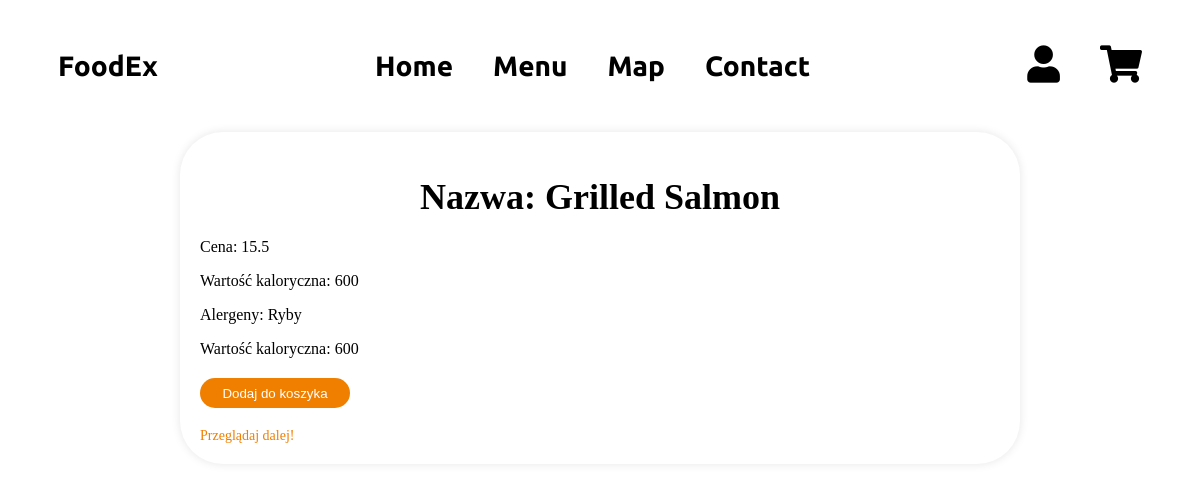
/product.php?id=2, run on the app's committed database.
### tables this page shows
CREATE TABLE `dania` (
  `id` int(11) NOT NULL,
  `Nazwa` text DEFAULT NULL,
  `Cena` float DEFAULT NULL,
  `w_kaloryczna` int(11) NOT NULL,
  `alergeny` varchar(255) NOT NULL,
  `src` varchar(255) NOT NULL
);

### product.php (the view, shortened to what this page needs)
<!DOCTYPE html>
<html lang="en">
<head>
</head>
<body>
    <?php
require_once "nav.php";
    ?>
    <div class="container">
        <?php
        require_once "connection.php";
        if (isset($_GET['id'])) {
            $id = $_GET['id'];
            $sql = "SELECT * FROM `dania` WHERE `id` = $id";
            $result = $connection->query($sql);
            if ($row = $result->fetch_assoc()) {
                echo "<h1>Nazwa: " . $row['Nazwa'] . "</h1>";
                echo "<p>Cena: " . $row['Cena'] . "</p>";
                echo "<p>Wartość kaloryczna: " . $row['w_kaloryczna'] . "</p>";
                echo "<p>Alergeny: " . $row['alergeny'] . "</p>";
                echo "<p>Wartość kaloryczna: " . $row['w_kaloryczna'] . "</p>";
                ?>
                <?php
                echo '<form action="koszyk/dodaj.php" method="POST">';
                echo '<input class="dodaj" type="submit" value="Dodaj do koszyka">';
                echo '</form><br>';
                echo '<a class="xd" href="products.php">Przeglądaj dalej!</a>';
            } else {
                echo "Produkt o podanym ID nie został znaleziony.";
            }
        } else {
            echo "Nieprawidłowe ID produktu.";
        }
        ?>
    </div>
</body>
</html>

### product.php (style rules this page uses)
.container { max-width: 800px; margin: 0 auto; background-color: #ffffff; box-shadow: 0 0 10px rgba(0, 0, 0, 0.1); padding: 20px; border-radius: 43px; }
h1 { font-size: 36px; text-align: center; margin-bottom: 20px; }
a { color: #f07f00; text-decoration: none; }
form { margin-top: 20px; }
input[type="submit"] { background-color: #f07f00; color: #ffffff; border: none; cursor: pointer; border-radius: 41px; }
.dodaj { width: 150px; height: 30px; }
.xd { color: #F07F00; font-size: 14px; text-decoration: none; transition: color 0.3s; }

### nav.php (style rules this page uses)
a { text-decoration: none; color: inherit; }

### data on the page
dania: Nazwa "Grilled Salmon", Cena "15.5", w_kaloryczna "600", alergeny "Ryby"
